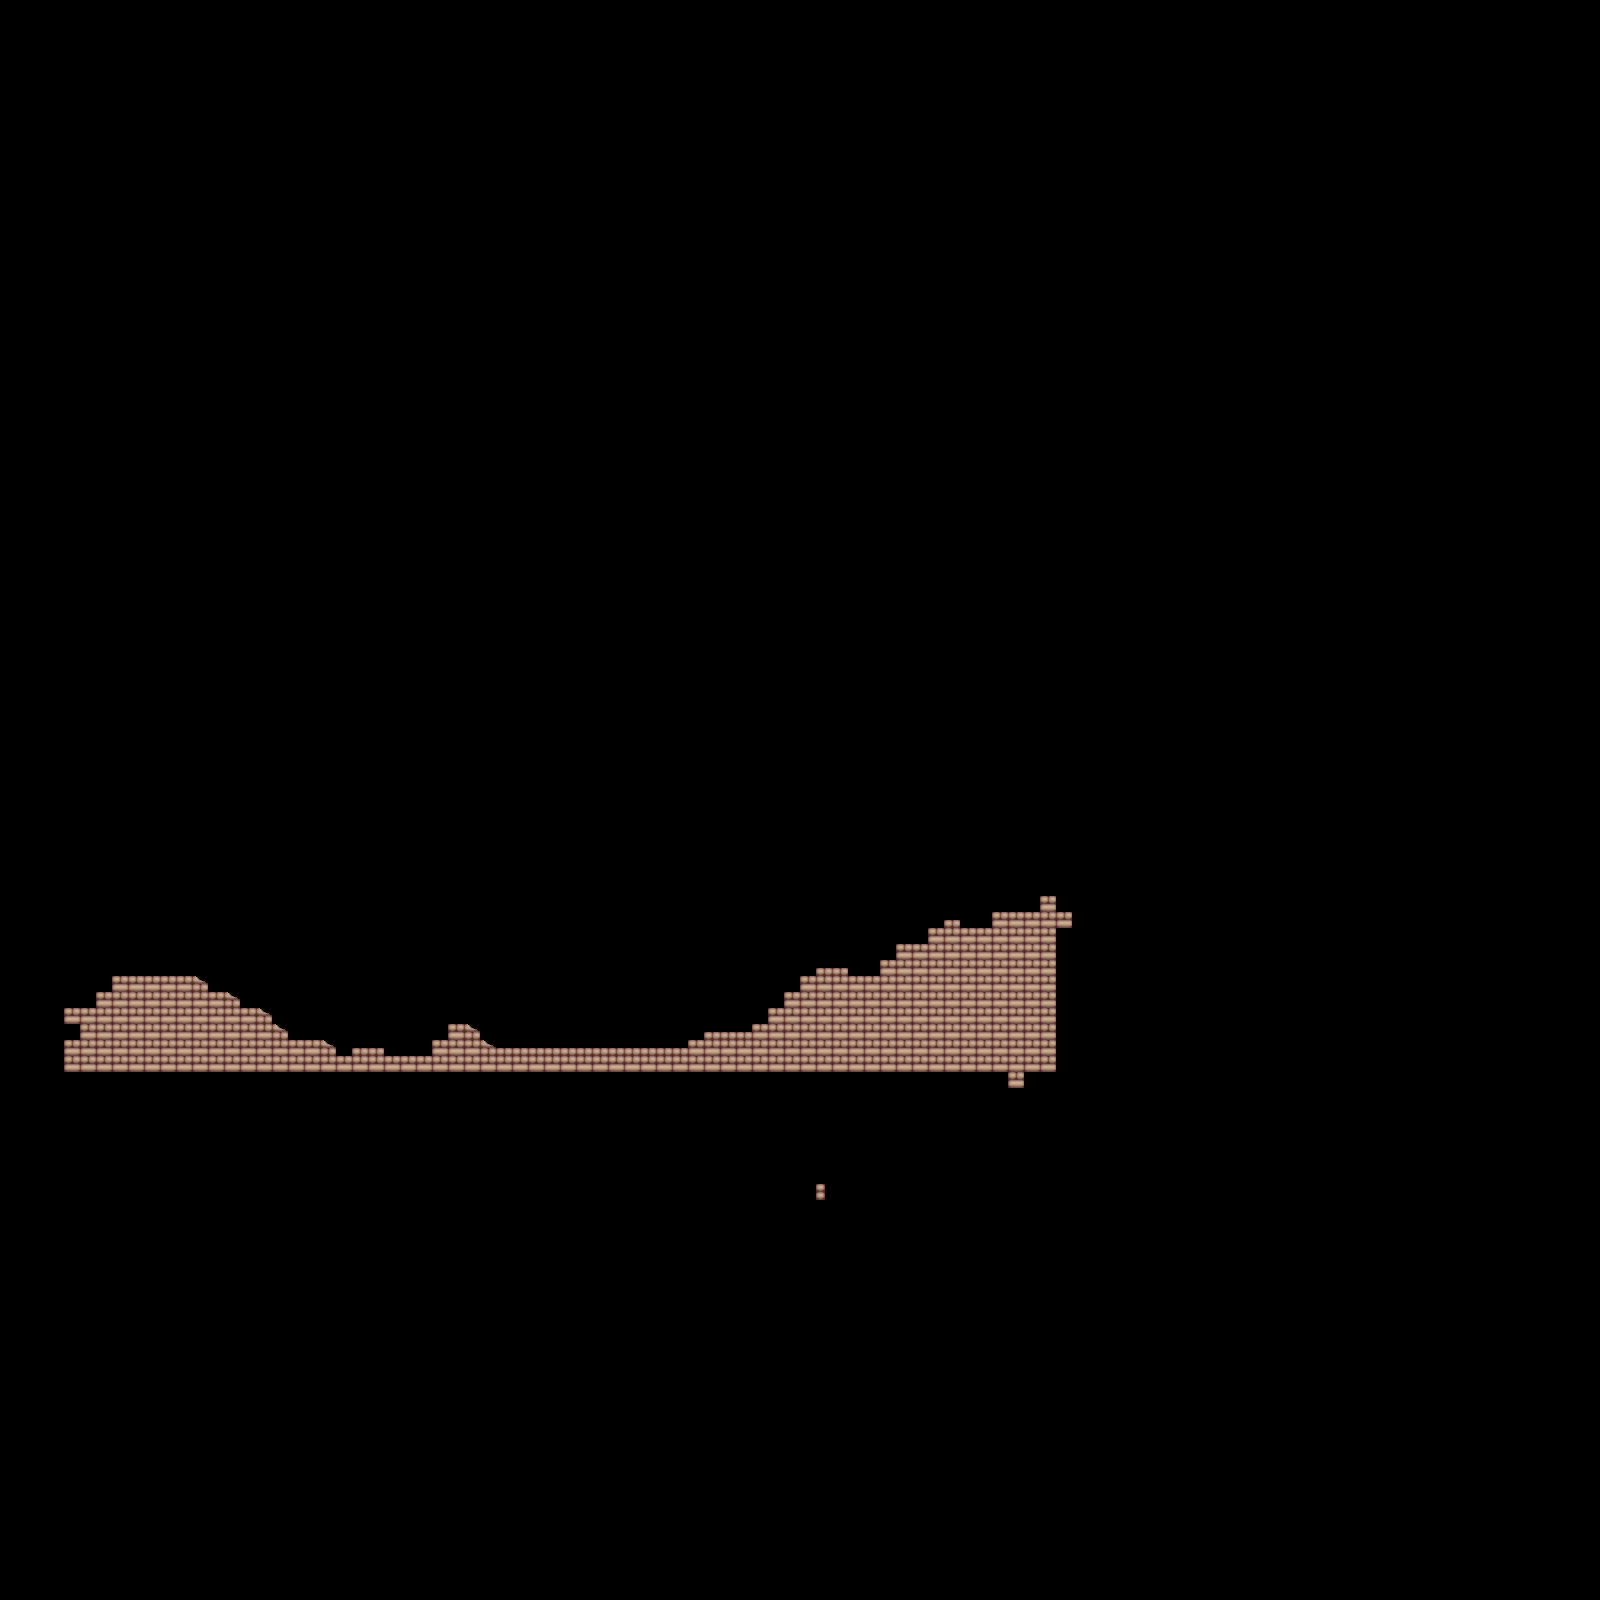

Tiled map render using the project's own tile images. Description and the map definition, with tile-layer contents summarised, below:
An orthogonal 100x100 tile map with 16x16 px tiles, 1 tile layer (Tile Layer 1) and 6 objects.

<map version="1.0" orientation="orthogonal" renderorder="right-down" width="100" height="100" tilewidth="16" tileheight="16" nextobjectid="1">
 <tileset firstgid="1" name="test" tilewidth="16" tileheight="16" spacing="1" tilecount="198">
  <image source="test.gif" trans="000000" width="306" height="199" />
  <tile id="0">
   <objectgroup draworder="index">
    <object id="0" x="0" y="8" width="16" height="8" />
   </objectgroup>
  </tile>
  <tile id="1">
   <objectgroup draworder="index">
    <object id="0" x="-0.0625" y="8.0625" width="16.0625" height="7.9375" />
   </objectgroup>
  </tile>
  <tile id="2">
   <objectgroup draworder="index">
    <object id="0" x="0" y="0" width="16" height="16" />
   </objectgroup>
  </tile>
  <tile id="8">
   <objectgroup draworder="index">
    <object id="0" x="0" y="7.875" width="16" height="8.125" />
   </objectgroup>
  </tile>
  <tile id="12">
   <objectgroup draworder="index">
    <object id="0" x="0" y="0" width="9.00391" height="16" />
   </objectgroup>
  </tile>
  <tile id="18">
   <objectgroup draworder="index">
    <object id="0" x="0.03125" y="0.03125">
     <polyline points="0,0 -0.03125,15.9688 15.9688,15.9688 15.9375,7.59375 3.4375,-0.03125 -0.03125,-0.03125" />
    </object>
   </objectgroup>
  </tile>
 </tileset>
 <layer name="Tile Layer 1" width="100" height="100">
  <data>[10000 cells, 276 non-empty, 4 distinct tile ids]</data>
 </layer>
</map>
